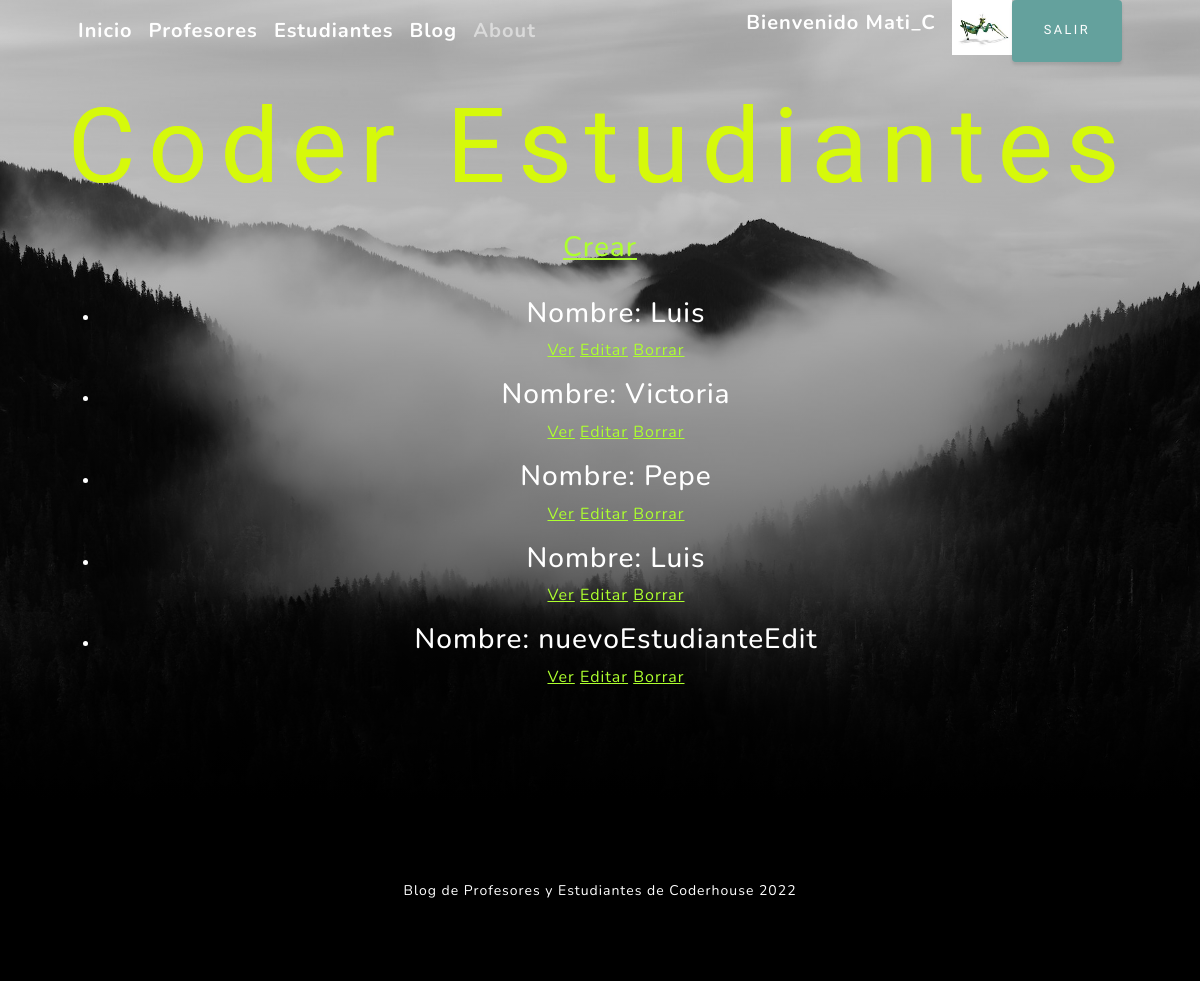
Screenshot of /Aplicacion/Estudiantes/estudiante/Elista (signed in) with the database file from the repository.
### Aplicacion/models.py (models this page shows, shortened)
class Avatar(models.Model):
    user = models.ForeignKey(User, on_delete=models.CASCADE)
    imagen = models.ImageField(upload_to = 'avatares', null = True, blank = True)
    class Meta:
        verbose_name = "Avatar"
        verbose_name_plural = "Avatares"

class Estudiante(models.Model):
    nombre = models.CharField(max_length=200)
    apellido = models.CharField(max_length=200)
    email = models.EmailField()
    comision = models.IntegerField()

### Aplicacion/views.py (the view)
# urls.py: path("Estudiantes/estudiante/Elista", views.EstudianteList.as_view(), name='ListEstudiantes'),
class EstudianteList(LoginRequiredMixin, ListView):
    model = Estudiante
    template_name = "Aplicacion/Estudiantes/listaEstudiantes.html"

### Aplicacion/templates/Aplicacion/Estudiantes/listaEstudiantes.html
{% extends "Aplicacion/padre.html" %}
{% block contenidoModificable %}
    <h1>Coder Estudiantes</h1>
    <br>
{% endblock %}
{% block contenido2 %}
    <a style="color:greenyellow" href="{% url 'StudentCreate' %}"><h3>Crear</h3></a>
    <ul>
        <br>
        {% for estudiante in object_list %}
        <li>
            <h3>Nombre: {{estudiante.nombre}}</h3>
            <p>
                <a style="color:greenyellow" href="{% url 'StudentDetail' estudiante.id %}">Ver</a>
                <a style="color:greenyellow" href="{% url 'StudentEdit' estudiante.id %}">Editar</a>
                <a style="color:greenyellow" href="{% url 'StudentDelete' estudiante.id %}">Borrar</a>
            </p>
        </li>
        {% endfor %}
    </ul>
{% endblock %}

### Aplicacion/templates/Aplicacion/padre.html (shortened to what this page needs)
<!DOCTYPE html>
<html lang="en">
    <head>
        {% load static %}
        <link href="{% static 'Aplicacion/css/styles.css' %}" rel="stylesheet" />
    </head>
    <body id="page-top">
        <nav class="navbar navbar-expand-lg navbar-light fixed-top" id="mainNav">
            <div class="container px-4 px-lg-5">
                <a class="navbar-brand text-white" href="{% url 'Inicio' %}">Inicio</a>
                <a class="navbar-brand text-white" href="{% url 'ListProfesores' %}">Profesores</a>
                <a class="navbar-brand text-white" href="{% url 'ListEstudiantes' %}">Estudiantes</a>
                <a class="navbar-brand text-white" href="{% url 'ListBlogs' %}">Blog</a>
                <a class="navbar-brand" href="{% url 'aboutMe' %}">About</a>
                <div class="collapse navbar-collapse" id="navbarResponsive">
                    <ul class="navbar-nav ms-auto">
                        {% if user.is_authenticated %}
                        <p class="navbar-brand text-white">Bienvenido {{user.username}}</p>
                        {% with first_image=user.avatar_set.first %}
                            {% if first_image %}
                                <a href="{{ first_image.imagen.url }}" target="_blank">
                                <img src="{{ first_image.imagen.url }}" class="" style="max-width: 60px">
                            {% endif %}
                        {% endwith %}
                        <a class="btn btn-primary" href="{% url 'Logout' %}">Salir</a>
                        {% endif %}
                    </ul>
                </div>
            </div>
        </nav>
        <header class="masthead">
            <div class="container px-2 px-lg-3 d-flex h-100 align-items-center justify-content-center">
                <div class="d-flex justify-content-center">
                    <div class="text-center text-white">
                        <h1 class="mx-auto my-0 text-uppercase">
                        {% block contenidoModificable %}
                        {% endblock %}
                        </h1>
                        {% block contenido2 %}
                        {% endblock %}
                    </div>
                </div>
            </div>
        </header>
        <footer class="footer bg-black small text-center text-white"><div class="container px-4 px-lg-5">Blog de Profesores y Estudiantes de Coderhouse 2022</div></footer>
    </body>
</html>

### rows the page displays
Avatar: imagen (picture)
Estudiante: nombre "Luis"
Estudiante: nombre "Victoria"
Estudiante: nombre "Pepe"
Estudiante: nombre "Luis"
Estudiante: nombre "nuevoEstudianteEdit"

### other values shown
{{ user.username }} "Mati_C"
